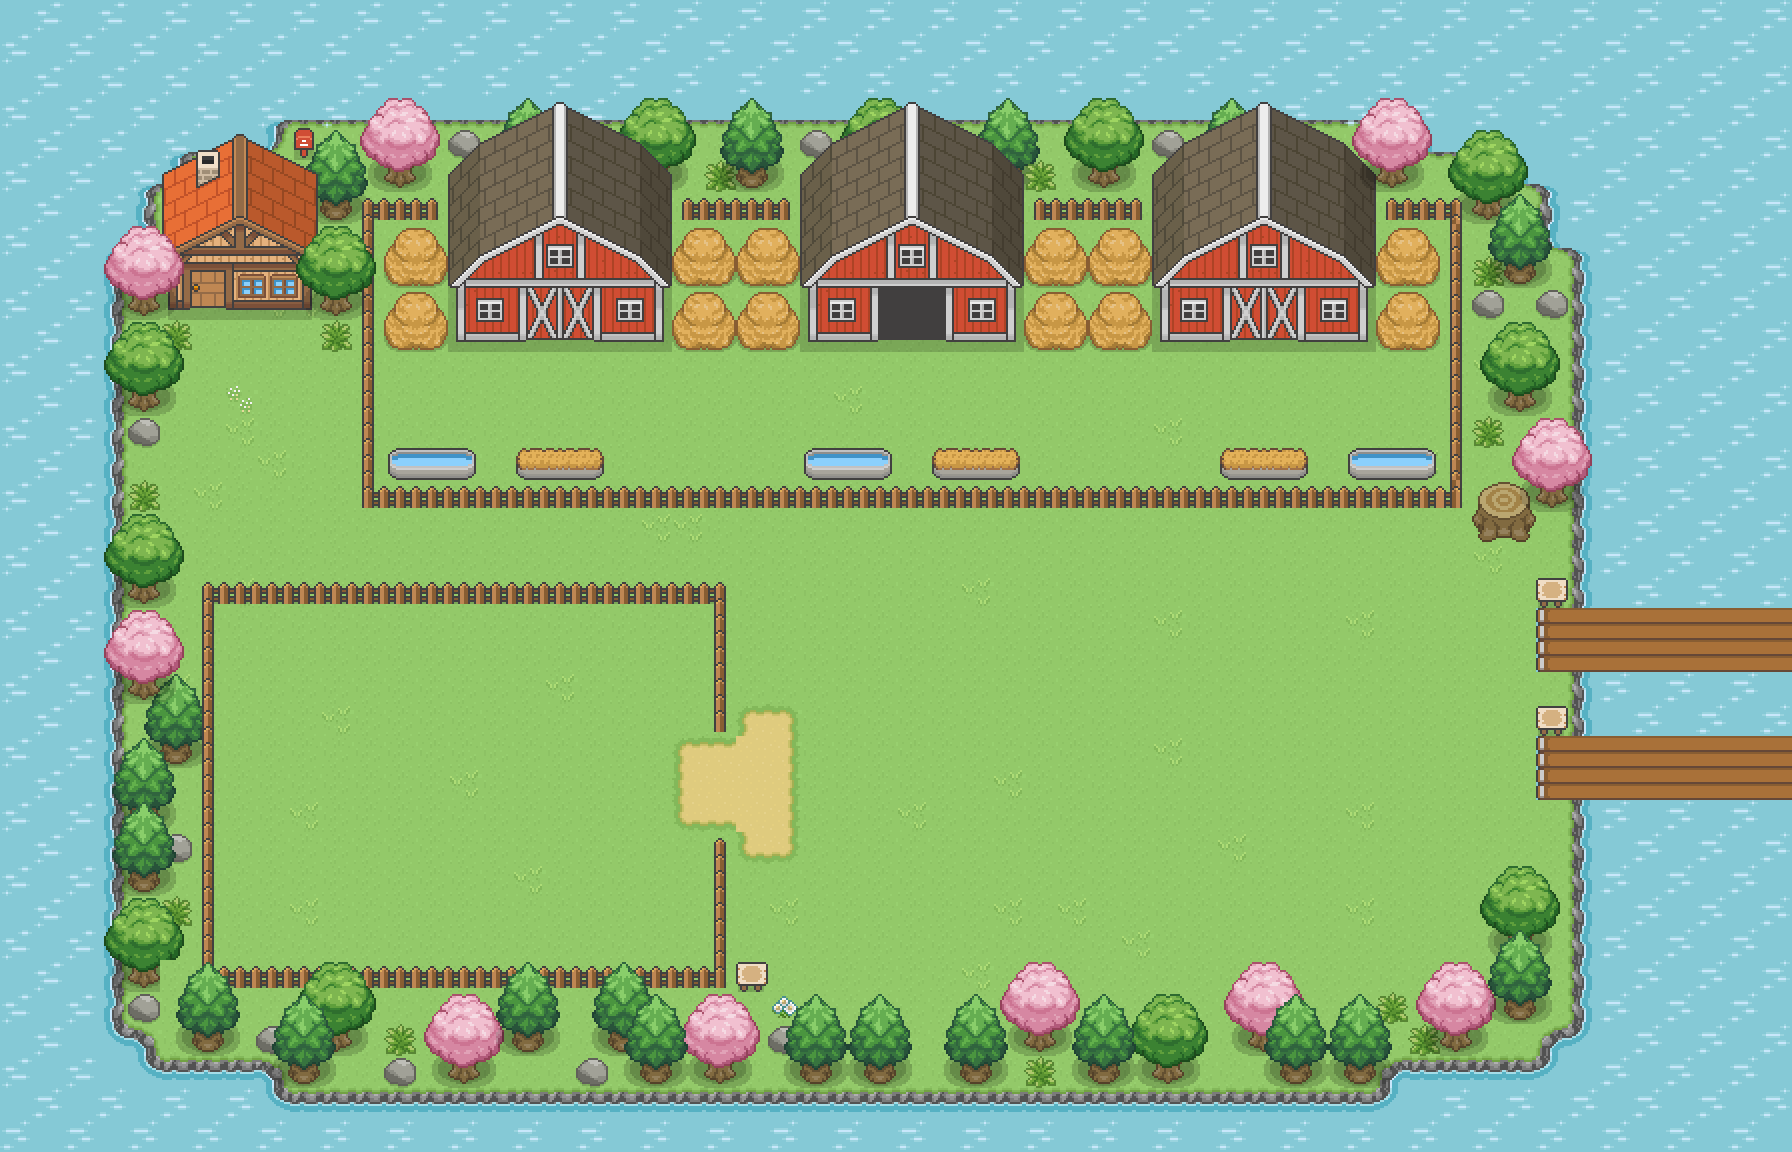

A level layout from a 2D game, rendered from its tile map. Below: a short description, then the map file with tile-grid data replaced by summaries:
An orthogonal 56x36 tile map with 32x32 px tiles, 7 tile layers (waterLayer, water2Layer, groundLayer, tree2Layer, ...), 3 tilesets and 5 objects (start, sign1, sign2, sign3, eggFarmer).

<map version="1.10" tiledversion="1.10.2" orientation="orthogonal" renderorder="right-down" width="56" height="36" tilewidth="32" tileheight="32" infinite="0" nextlayerid="9" nextobjectid="13">
 <editorsettings>
  <export target="eggFarm.tmj" format="json" />
 </editorsettings>
 <tileset firstgid="1" name="nature_32x32" tilewidth="32" tileheight="32" tilecount="256" columns="16">
  <image source="nature_32x32.png" width="512" height="512" />
  <tile id="18">
   <animation>
    <frame tileid="18" duration="1000" />
    <frame tileid="1" duration="1000" />
   </animation>
  </tile>
  <tile id="233">
   <animation>
    <frame tileid="233" duration="200" />
    <frame tileid="234" duration="200" />
    <frame tileid="235" duration="200" />
   </animation>
  </tile>
 </tileset>
 <tileset firstgid="257" name="vectoraith_tileset_farmingsims_details_spring_32x32" tilewidth="32" tileheight="32" tilecount="256" columns="16">
  <image source="vectoraith_tileset_farmingsims_details_spring_32x32.png" width="512" height="512" />
 </tileset>
 <tileset firstgid="513" name="vectoraith_tileset_farmingsims_buildings_32x32" tilewidth="32" tileheight="32" tilecount="256" columns="16">
  <image source="vectoraith_tileset_farmingsims_buildings_32x32.png" width="512" height="512" />
 </tileset>
 <layer id="1" name="waterLayer" width="56" height="36">
  <data>[2016 cells, 2016 non-empty, 19 distinct tile ids]</data>
 </layer>
 <layer id="8" name="water2Layer" width="56" height="36">
  <data>[2016 cells, 279 non-empty, 1 distinct tile ids]</data>
 </layer>
 <layer id="2" name="groundLayer" width="56" height="36">
  <data>[2016 cells, 1347 non-empty, 14 distinct tile ids]</data>
 </layer>
 <layer id="5" name="tree2Layer" width="56" height="36">
  <data>[2016 cells, 75 non-empty, 19 distinct tile ids]</data>
 </layer>
 <layer id="3" name="itemLayer" width="56" height="36">
  <data>[2016 cells, 401 non-empty, 126 distinct tile ids]</data>
 </layer>
 <layer id="4" name="treeLayer" width="56" height="36">
  <data>[2016 cells, 243 non-empty, 29 distinct tile ids]</data>
 </layer>
 <layer id="6" name="tree3Layer" width="56" height="36">
  <data>[2016 cells, 81 non-empty, 9 distinct tile ids]</data>
 </layer>
 <objectgroup id="7" name="objectLayer">
  <object id="1" name="start" x="1572.73" y="627.273">
   <point />
  </object>
  <object id="2" name="sign1" x="1470.67" y="575.333" width="96.6667" height="64.6667" />
  <object id="3" name="sign2" x="1470.67" y="704.667" width="98" height="63.3333" />
  <object id="4" name="sign3" x="737.333" y="926" width="94" height="66" />
  <object id="12" name="eggFarmer" x="800" y="704.25" width="32.5" height="31.25">
   <ellipse />
  </object>
 </objectgroup>
</map>
